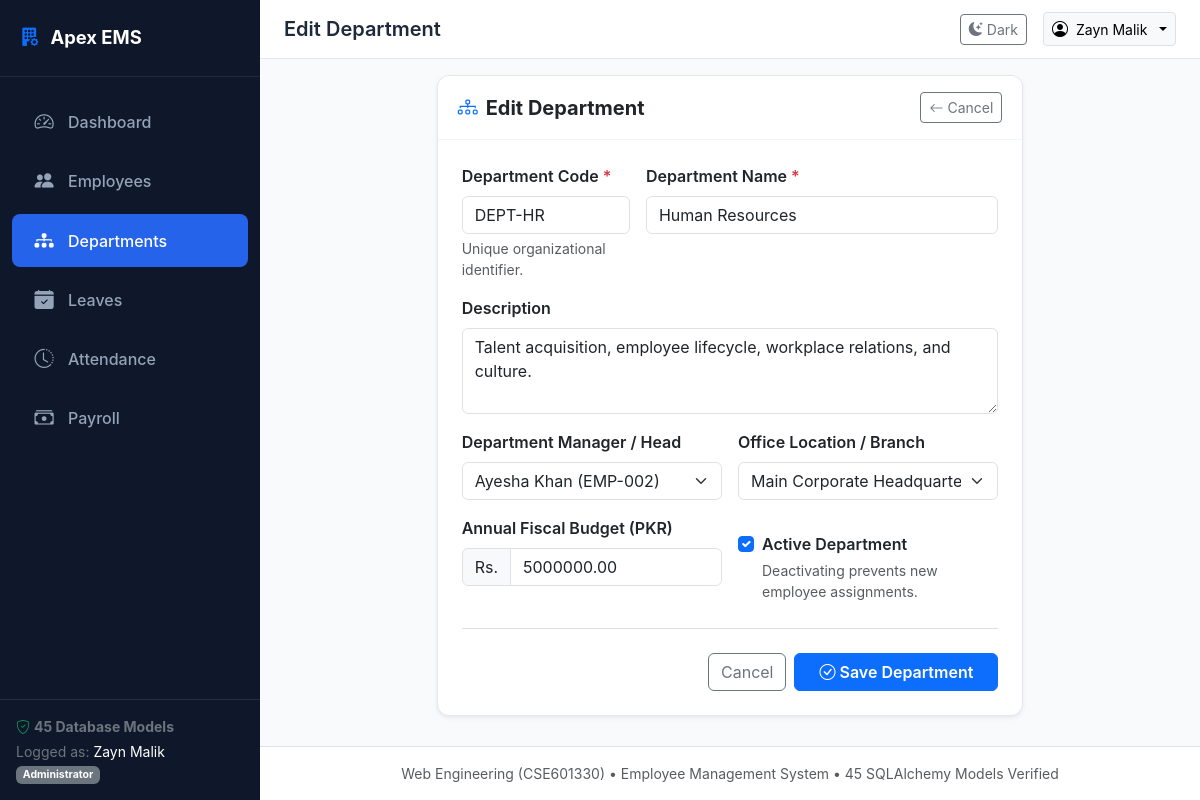
Page /departments/2/edit (signed in) on the committed database.
### models/department.py (models this page shows, shortened)
class Department(db.Model):
    __tablename__ = 'departments'
    id = db.Column(db.Integer, primary_key=True)
    code = db.Column(db.String(20), unique=True, nullable=False)
    name = db.Column(db.String(100), nullable=False)
    description = db.Column(db.Text, nullable=True)
    manager_id = db.Column(db.Integer, db.ForeignKey('employees.id', use_alter=True, name='fk_department_manager'), nullable=True)
    location_id = db.Column(db.Integer, db.ForeignKey('department_locations.id'), nullable=True)
    budget = db.Column(db.Numeric(12, 2), default=0.00)
    is_active = db.Column(db.Boolean, default=True)
    created_at = db.Column(db.DateTime, default=datetime.utcnow)
    location = db.relationship('DepartmentLocation', back_populates='departments')
    employees = db.relationship('Employee', foreign_keys='Employee.department_id', back_populates='department', lazy=True)
    manager = db.relationship('Employee', foreign_keys=[manager_id], post_update=True)
    budgets = db.relationship('DepartmentBudget', back_populates='department', cascade='all, delete-orphan', lazy=True)
    policies = db.relationship('DepartmentPolicy', back_populates='department', cascade='all, delete-orphan', lazy=True)
    projects = db.relationship('DepartmentProject', back_populates='department', cascade='all, delete-orphan', lazy=True)
    designations = db.relationship('Designation', back_populates='department', cascade='all, delete-orphan', lazy=True)

### routes/department_routes.py (the view, shortened to what this page needs)
@department_bp.route('/<int:id>/edit', methods=['GET', 'POST'])
@login_required
def edit(id):
    department = Department.query.get_or_404(id)
    employees = Employee.query.filter_by(status='Active').all()
    locations = DepartmentLocation.query.all()
    return render_template(
        'departments/form.html',
        action='Edit',
        department=department,
        form_data={},
        employees=employees,
        locations=locations
    )

### models/employee.py (called while the page is built)
    @property
    def full_name(self):
        return f"{self.first_name} {self.last_name}"

### templates/departments/form.html (shortened to what this page needs)
{% extends "base.html" %}
{% block page_title %}{{ action }} Department{% endblock %}
{% block content %}
<div class="row justify-content-center">
    <div class="col-lg-8">
        <div class="card shadow-sm">
            <div class="card-header d-flex justify-content-between align-items-center">
                <span class="fw-bold fs-5">
                    <i class="bi bi-diagram-3 me-2 text-primary"></i>{{ action }} Department
                </span>
                <a href="{{ url_for('departments.list_departments') }}" class="btn btn-sm btn-outline-secondary">
                    <i class="bi bi-arrow-left me-1"></i>Cancel
                </a>
            </div>
            <div class="card-body p-4">
                <form method="POST" action="{% if action == 'Add' %}{{ url_for('departments.add') }}{% else %}{{ url_for('departments.edit', id=department.id) }}{% endif %}">
                    <div class="row g-3">
                        <div class="col-md-4">
                            <label class="form-label fw-semibold">Department Code <span class="text-danger">*</span></label>
                            <input type="text" name="code" class="form-control" placeholder="e.g. DEPT-QA"
                                   value="{{ form_data.code or (department.code if department else '') }}"
                                   {% if action == 'Edit' %}readonly{% endif %} required>
                            <div class="form-text small">Unique organizational identifier.</div>
                        </div>
                        <div class="col-md-8">
                            <label class="form-label fw-semibold">Department Name <span class="text-danger">*</span></label>
                            <input type="text" name="name" class="form-control" placeholder="e.g. Quality Assurance & Testing"
                                   value="{{ form_data.name or (department.name if department else '') }}" required>
                        </div>
                        <div class="col-12">
                            <label class="form-label fw-semibold">Description</label>
                            <textarea name="description" class="form-control" rows="3" placeholder="Outline organizational mandate and responsibilities">{{ form_data.description or (department.description if department else '') }}</textarea>
                        </div>
                        <div class="col-md-6">
                            <label class="form-label fw-semibold">Department Manager / Head</label>
                            <select name="manager_id" class="form-select">
                                {% set cur_mgr = form_data.manager_id or (department.manager_id|string if department and department.manager_id else '') %}
                                {% for emp in employees %}
                                    <option value="{{ emp.id }}" {% if cur_mgr == emp.id|string %}selected{% endif %}>
                                        {{ emp.full_name }} ({{ emp.employee_code }})
                                    </option>
                                {% endfor %}
                            </select>
                        </div>
                        <div class="col-md-6">
                            <label class="form-label fw-semibold">Office Location / Branch</label>
                            <select name="location_id" class="form-select">
                                {% set cur_loc = form_data.location_id or (department.location_id|string if department and department.location_id else '') %}
                                {% for loc in locations %}
                                    <option value="{{ loc.id }}" {% if cur_loc == loc.id|string %}selected{% endif %}>
                                        {{ loc.name }} &bull; {{ loc.city }}
                                    </option>
                                {% endfor %}
                            </select>
                        </div>
                        <div class="col-md-6">
                            <label class="form-label fw-semibold">Annual Fiscal Budget (PKR)</label>
                            <div class="input-group">
                                <span class="input-group-text">Rs.</span>
                                <input type="number" step="0.01" min="0" name="budget" class="form-control"
                                       value="{{ form_data.budget or (department.budget if department else '0') }}">
                            </div>
                        </div>
                        <div class="col-md-6 d-flex align-items-center">
                            <div class="form-check mt-3">
                                {% set active_state = form_data.is_active or (department.is_active if department else True) %}
                                <input class="form-check-input" type="checkbox" name="is_active" id="is_active" {% if active_state %}checked{% endif %}>
                                <label class="form-check-label fw-semibold" for="is_active">
                                    Active Department
                                </label>
                                <div class="form-text small">Deactivating prevents new employee assignments.</div>
                            </div>
                        </div>
                    </div>
                    <div class="d-flex justify-content-end gap-2 border-top pt-4 mt-4">
                        <a href="{{ url_for('departments.list_departments') }}" class="btn btn-outline-secondary">Cancel</a>
                        <button type="submit" class="btn btn-primary fw-semibold px-4">
                            <i class="bi bi-check-circle me-1"></i>Save Department
                        </button>
                    </div>
                </form>
            </div>
        </div>
    </div>
</div>
{% endblock %}

### static/css/style.css (style rules this page uses)
:root { --primary-color: #2563eb; --primary-hover: #1d4ed8; --secondary-color: #475569; --success-color: #10b981; --danger-color: #ef4444; --warning-color: #f59e0b; --info-color: #06b6d4; --bg-light: #f8fafc; --sidebar-bg: #0f172a; --sidebar-hover: #1e293b; --sidebar-text: #94a3b8; --sidebar-active-text: #ffffff; --card-shadow: 0 4px 6px -1px rgba(0, 0, 0, 0.05), 0 2px 4px -2px rgba(0, 0, 0, 0.05); }
body { font-family: -apple-system, BlinkMacSystemFont, "Segoe UI", Roboto, "Helvetica Neue", Arial, sans-serif; background-color: var(--bg-light); color: #1e293b; min-height: 100vh; }
.card { border: 1px solid #e2e8f0; border-radius: 0.75rem; box-shadow: var(--card-shadow); transition: transform 0.2s, box-shadow 0.2s; }
.card-header { background-color: #ffffff; border-bottom: 1px solid #f1f5f9; font-weight: 600; padding: 1rem 1.25rem; border-top-left-radius: 0.75rem !important; border-top-right-radius: 0.75rem !important; }

### rows in the picture
Department: code "DEPT-HR", name "Human Resources", description "Talent acquisition, employee lifecycle, workplace relations, and culture.", budget "5000000.00"

### other values in the picture
{{ current_user_name }} "Zayn Malik"
{{ current_role }} "Administrator"
{{ action }} "Edit"
form field manager_id "Ayesha Khan (EMP-002)"
form field location_id "Main Corporate Headquarters • Islamabad"
